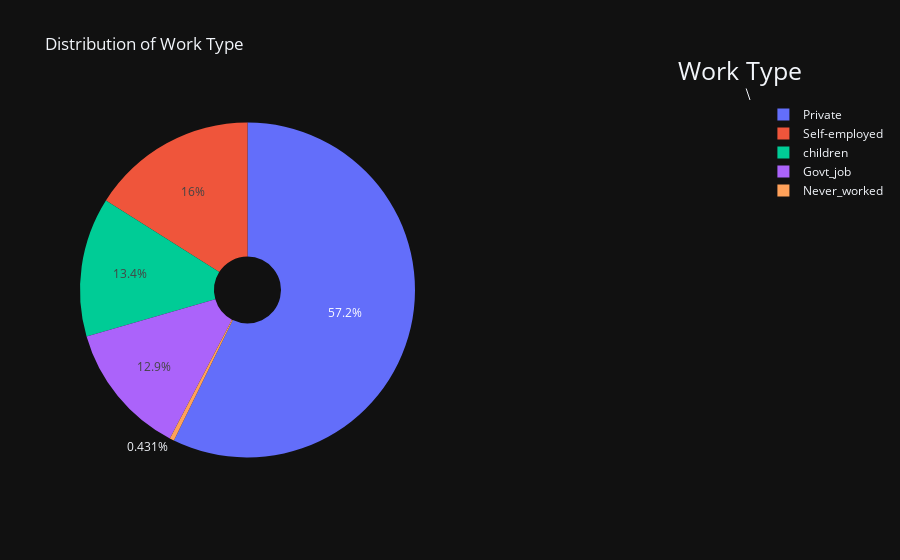

The code cell stored with this chart in its notebook:
### Code cell
df = dataset

labels = dataset['work_type'].value_counts().index
pie1 = dataset['work_type'].value_counts().values
# figure
fig = {
  "data": [
    {
      "values": pie1,
      "labels": labels,
      "domain": {"x": [0, .5]},
      "name": "",
      "hoverinfo":"label+percent+name+value",
      "hole": .2,
      "type": "pie",
    },],
  "layout": {
        "title":"Distribution of Work Type",
        "annotations": [
            { "font": { "size": 25},
              "showarrow": True,
              "text": "Work Type",
                "x": 1,
                "y": 1,
             
            },
        ]
    }
}
iplot(fig)

# plt.figure(figsize = (8,8))
# plt.pie(pie1, labels=labels, autopct='%1.1f%%')
# plt.title("Distribution of Work Types",color = 'black',fontsize = 15)

### Figure 1 — Plotly figure (JSON) as saved in the notebook; plotly's stock layout.template omitted (floating-point values rounded to 4 significant figures)
{"data": [{"domain": {"x": [0, 0.5]}, "hole": 0.2, "hoverinfo": "label+percent+name+value", "labels": ["Private", "Self-employed", "children", "Govt_job", "Never_worked"], "name": "", "values": [2925, 819, 687, 657, 22], "type": "pie"}], "layout": {"annotations": [{"font": {"size": 25}, "showarrow": true, "text": "Work Type", "x": 1, "y": 1}], "title": {"text": "Distribution of Work Type"}}}
